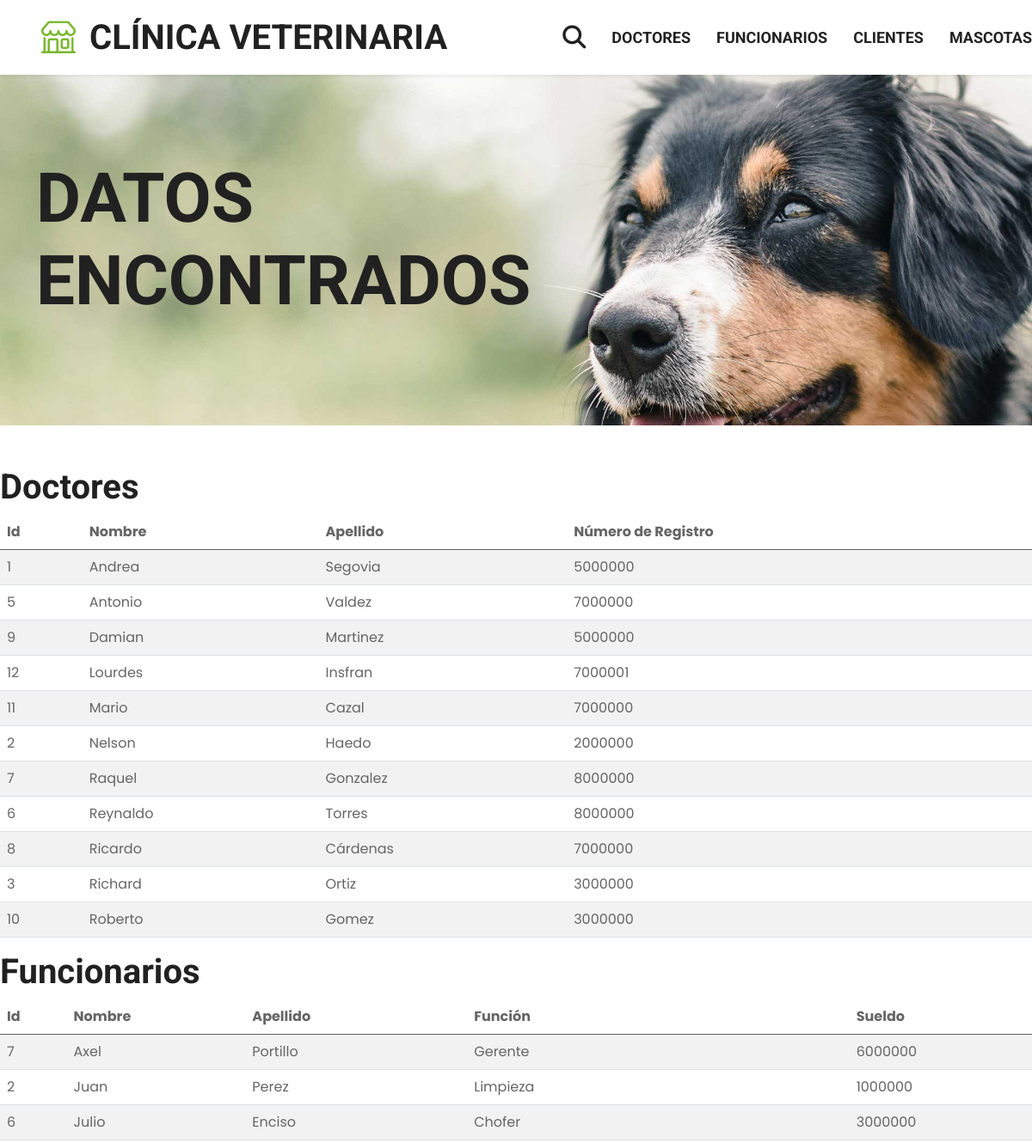
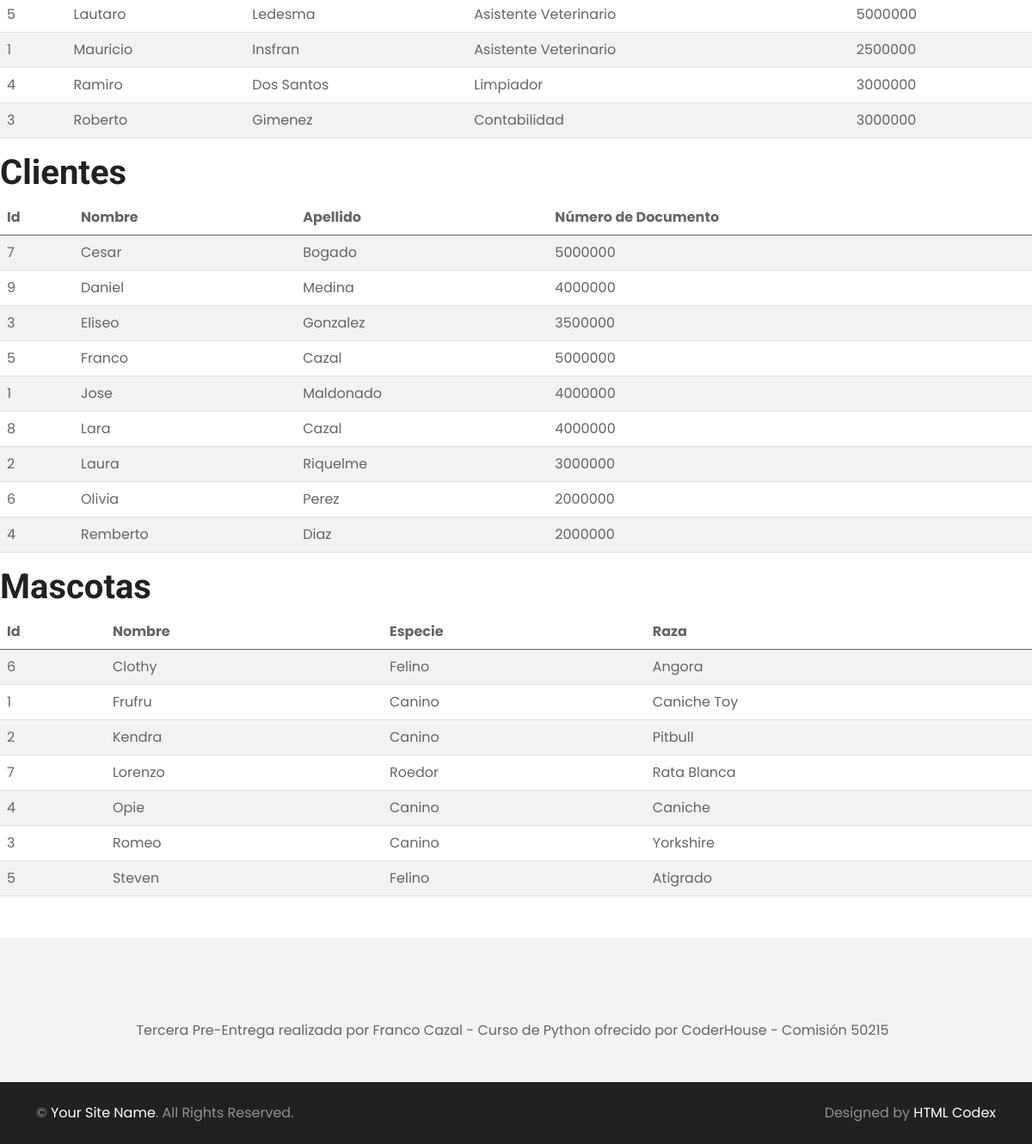
/datos/, run on the app's committed database (2 pictures, top to bottom).
### aplicacion/models.py (models this page shows, shortened)
class Doctor(models.Model):
    nombre = models.CharField(max_length=40)
    apellido = models.CharField(max_length=40)
    nro_registro = models.IntegerField()
    class Meta:
        ordering = ["nombre", "apellido"]
        verbose_name = "Doctor"
        verbose_name_plural = "Doctores"

class Funcionario(models.Model):
    nombre = models.CharField(max_length=40)
    apellido = models.CharField(max_length=40)
    funcion = models.CharField(max_length=20)
    sueldo = models.IntegerField()
    class Meta:
        ordering = ["nombre", "apellido"]

class Cliente(models.Model):
    nombre = models.CharField(max_length=40)
    apellido = models.CharField(max_length=40)
    nro_documento = models.IntegerField()
    class Meta:
        ordering = ["nombre", "apellido"]

class Mascota(models.Model):
    nombre = models.CharField(max_length=40)
    edad = models.IntegerField()
    especie = models.CharField(max_length=40)
    raza = models.CharField(max_length=40)
    class Meta:
        ordering = ["nombre"]

### aplicacion/views.py (the view)
# urls.py: path('datos/', datos, name="datos"),
def datos(request):
    contexto = {'doctores':Doctor.objects.all(),'funcionarios':Funcionario.objects.all(), 'clientes':Cliente.objects.all(), 'mascotas':Mascota.objects.all()}
    return render(request, "aplicacion/datos.html", contexto)

### aplicacion/templates/aplicacion/datos.html
{% extends "aplicacion/pagina.html" %}
{% block titulo %}
    <div class="container-fluid bg-primary py-5 mb-5 hero-header">
        <div class="container py-5">
            <div class="row justify-content-start">
                <div class="col-lg-8 text-center text-lg-start">
                    <h1 class="display-1 text-uppercase text-dark mb-lg-4">Datos Encontrados</h1>
                </div>
            </div>
        </div>
    </div>
{% endblock titulo %}
{% block contenido %}
<h1>Doctores</h1>
<table class="table table-striped">
    <thead>
        <tr>
            <th>Id</th>
            <th>Nombre</th>
            <th>Apellido</th>
            <th>Número de Registro</th>
        </tr>
    </thead>
    <tbody>
    {% for d in doctores %}
        <tr>
            <td>{{ d.id }}</td>
            <td>{{ d.nombre }}</td>
            <td>{{ d.apellido }}</td>
            <td>{{ d.nro_registro }}</td>
        </tr>
    {% endfor %}
    </tbody>
</table>
<h1>Funcionarios</h1>
<table class="table table-striped">
    <thead>
        <tr>
            <th>Id</th>
            <th>Nombre</th>
            <th>Apellido</th>
            <th>Función</th>
            <th>Sueldo</th>
        </tr>
    </thead>
    <tbody>
    {% for f in funcionarios %}
        <tr>
            <td>{{ f.id }}</td>
            <td>{{ f.nombre }}</td>
            <td>{{ f.apellido }}</td>
            <td>{{ f.funcion }}</td>
            <td>{{ f.sueldo }}</td>
        </tr>
    {% endfor %}
    </tbody>
</table>
<h1>Clientes</h1>
<table class="table table-striped">
    <thead>
        <tr>
            <th>Id</th>
            <th>Nombre</th>
            <th>Apellido</th>
            <th>Número de Documento</th>
        </tr>
    </thead>
    <tbody>
    {% for c in clientes %}
        <tr>
            <td>{{ c.id }}</td>
            <td>{{ c.nombre }}</td>
            <td>{{ c.apellido }}</td>
            <td>{{ c.nro_documento }}</td>
        </tr>
    {% endfor %}
    </tbody>
</table>
<h1>Mascotas</h1>
<table class="table table-striped">
    <thead>
        <tr>
            <th>Id</th>
            <th>Nombre</th>
            <th>Especie</th>
            <th>Raza</th>
        </tr>
    </thead>
    <tbody>
    {% for m in mascotas %}
        <tr>
            <td>{{ m.id }}</td>
            <td>{{ m.nombre }}</td>
            <td>{{ m.especie }}</td>
            <td>{{ m.raza }}</td>
        </tr>
    {% endfor %}
    </tbody>
</table>
{% endblock contenido %}

### aplicacion/static/css/style.css (style rules this page uses)
:root { --primary: #7AB730; --secondary: #FFD33C; --light: #F3F3F3; --dark: #212121; }
.hero-header { background: url(../img/hero.jpg) top right no-repeat; background-size: cover; }

### data on the page
Doctor: id "1", nombre "Andrea", apellido "Segovia", nro_registro "5000000"
Doctor: id "5", nombre "Antonio", apellido "Valdez", nro_registro "7000000"
Doctor: id "9", nombre "Damian", apellido "Martinez", nro_registro "5000000"
Doctor: id "12", nombre "Lourdes", apellido "Insfran", nro_registro "7000001"
Doctor: id "11", nombre "Mario", apellido "Cazal", nro_registro "7000000"
Doctor: id "2", nombre "Nelson", apellido "Haedo", nro_registro "2000000"
Doctor: id "7", nombre "Raquel", apellido "Gonzalez", nro_registro "8000000"
Doctor: id "6", nombre "Reynaldo", apellido "Torres", nro_registro "8000000"
Doctor: id "8", nombre "Ricardo", apellido "Cárdenas", nro_registro "7000000"
Doctor: id "3", nombre "Richard", apellido "Ortiz", nro_registro "3000000"
Doctor: id "10", nombre "Roberto", apellido "Gomez", nro_registro "3000000"
Funcionario: id "7", nombre "Axel", apellido "Portillo", funcion "Gerente", sueldo "6000000"
Funcionario: id "2", nombre "Juan", apellido "Perez", funcion "Limpieza", sueldo "1000000"
Funcionario: id "6", nombre "Julio", apellido "Enciso", funcion "Chofer", sueldo "3000000"
Funcionario: id "5", nombre "Lautaro", apellido "Ledesma", funcion "Asistente Veterinario", sueldo "5000000"
Funcionario: id "1", nombre "Mauricio", apellido "Insfran", funcion "Asistente Veterinario", sueldo "2500000"
Funcionario: id "4", nombre "Ramiro", apellido "Dos Santos", funcion "Limpiador", sueldo "3000000"
Funcionario: id "3", nombre "Roberto", apellido "Gimenez", funcion "Contabilidad", sueldo "3000000"
Cliente: id "7", nombre "Cesar", apellido "Bogado", nro_documento "5000000"
Cliente: id "9", nombre "Daniel", apellido "Medina", nro_documento "4000000"
Cliente: id "3", nombre "Eliseo", apellido "Gonzalez", nro_documento "3500000"
Cliente: id "5", nombre "Franco", apellido "Cazal", nro_documento "5000000"
Cliente: id "1", nombre "Jose", apellido "Maldonado", nro_documento "4000000"
Cliente: id "8", nombre "Lara", apellido "Cazal", nro_documento "4000000"
Cliente: id "2", nombre "Laura", apellido "Riquelme", nro_documento "3000000"
Cliente: id "6", nombre "Olivia", apellido "Perez", nro_documento "2000000"
Cliente: id "4", nombre "Remberto", apellido "Diaz", nro_documento "2000000"
Mascota: id "6", nombre "Clothy", especie "Felino", raza "Angora"
Mascota: id "1", nombre "Frufru", especie "Canino", raza "Caniche Toy"
Mascota: id "2", nombre "Kendra", especie "Canino", raza "Pitbull"
Mascota: id "7", nombre "Lorenzo", especie "Roedor", raza "Rata Blanca"
Mascota: id "4", nombre "Opie", especie "Canino", raza "Caniche"
Mascota: id "3", nombre "Romeo", especie "Canino", raza "Yorkshire"
Mascota: id "5", nombre "Steven", especie "Felino", raza "Atigrado"
